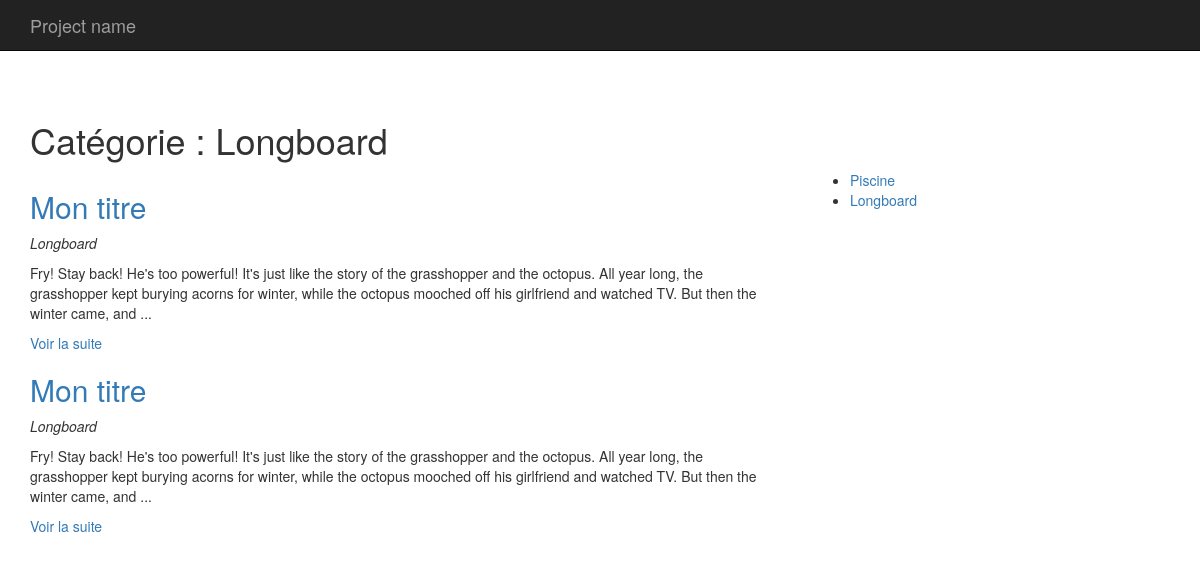
Page /index.php?p=posts.category&id=2 on the committed database.
### tables this page shows
CREATE TABLE `categories` (
  `id` int(11) NOT NULL AUTO_INCREMENT,
  `titre` varchar(225) DEFAULT NULL,
  PRIMARY KEY (`id`)
);

CREATE TABLE `articles` (
  `id` int(11) NOT NULL AUTO_INCREMENT,
  `titre` varchar(255) DEFAULT NULL,
  `contenu` longtext,
  `date` datetime DEFAULT NULL,
  `category_id` int(11) DEFAULT NULL,
  PRIMARY KEY (`id`),
  KEY `category_id` (`category_id`)
);

### app/app.php (called while the page is built, shortened)
<?php
class App{
    private $db_instance;
    private static $_instance;
    public static function getInstance(){
        if(is_null(self::$_instance)){
            self::$_instance = new App();
        }
        return self::$_instance;
    }
    public static function load(){
        require ROOT . '/app/Autoloader.php';
        require ROOT . '/core/Autoloader.php';
    }
    public function getTable($name){
        return new $class_name($this->getDb());
    }
    public function getDb(){
        $config = Config::getInstance(ROOT . '/config/Config.php');
        if(is_null($this->db_instance)){
            $this->db_instance = new MysqlDatabase($config->get('db_name'), $config->get('db_user'), $config->get('db_pass'), $config->get('db_host'));
        }
        return $this->db_instance;
    }
}
?>

### app/Autoloader.php (called while the page is built, shortened)
<?php
    class Autoloader{
        static function autoload($class){
            if(strpos($class,__NAMESPACE__. '\\') === 0){
            $class = str_replace(__NAMESPACE__.'\\', '', $class);
            $class = str_replace('\\', '/', $class );
            }
        }
    }
?>

### core/Autoloader.php (called while the page is built, shortened)
<?php
    class Autoloader{
        static function autoload($class){
            if(strpos($class,__NAMESPACE__ . '\\') === 0){
            $class = str_replace(__NAMESPACE__ . '\\', '', $class);
            $class = str_replace('\\', '/', $class );
            }
        }
    }
?>

### config/Config.php (called while the page is built)
<?php
return array (
    "db_name" => "blog",
    "db_user" => "root",
    "db_pass" => "",
    "db_host" => "localhost:3306",
);
?>

### core/Config.php (called while the page is built, shortened)
<?php
class Config{
    private $settings = [];
    private static $_instance;
    private function __construct($file){
        $this->settings = require ($file);
    }
    public static function getInstance($file){
        if(is_null(self::$_instance)){
            self::$_instance = new Config($file);
        }
        return self::$_instance;
    }
    public function get($key){
        return $this->settings[$key];
    }
}
?>

### core/Table/Table.php (called while the page is built, shortened)
<?php
    class Table{
        protected $table;
        protected $db;
        public function __construct(Database $db)
        {
            $this->db = $db;
        }
       public function all(){
            return $this->query('SELECT * FROM blog.' . $this->table);
        }
        public function find($id){
            return $this->query("SELECT * FROM blog.{$this->table} WHERE id= ?", [$id], true);
        }
        public function query($statement, $attributes = null, $one = false){
            if($attributes){
                return $this->db->prepare(
                    $statement,
                    $attributes,
                    str_replace('Table', 'Entity', get_class($this)),
                    $one
                );
            }else{
                    return $this->db->query(
                        $statement,
                        str_replace('Table', 'Entity', get_class($this)),
                        $one
                    );
            }
        }
    }
?>

### core/Database/MysqlDatabase.php (called while the page is built, shortened)
<?php
class MysqlDatabase extends Database{
    private $pdo;
    private function getPDO(){
        if($this->pdo === null){
        $pdo = new PDO ('mysql:host=blog;host=localhost:3306', 'root', '');
        $pdo->setAttribute(PDO::ATTR_ERRMODE, PDO::ERRMODE_EXCEPTION);
        $this->pdo = $pdo;
        }
        return $this->pdo;
    }
    public function query($statement, $class_name = null, $one = false){
        $req = $this->getPDO()->query($statement);
        if($class_name === null){
            $req->setFetchMode(PDO::FETCH_OBJ);
        }else{
            $req->setFetchMode(PDO::FETCH_CLASS, $class_name);
        }
        if($one){
            $datas = $req->fetch();
        }else{
            $datas = $req->fetchAll();
        }
        return $datas;
    }
    public function prepare($statement, $attributes, $class_name = null, $one = false){
        $req = $this->getPDO()->prepare($statement);
        $res = $req->execute($attributes);
        if($class_name === null){
            $req->setFetchMode(PDO::FETCH_OBJ);
        }else{
            $req->setFetchMode(PDO::FETCH_CLASS, $class_name);
        }
        if($one){
            $datas = $req->fetch();
        }else{
            $datas = $req->fetchAll();
        }
        return $datas;
    }
}
?>

### app/Table/PostTable.php (called while the page is built, shortened)
<?php
    class PostTable extends Table{
        public function lastByCategory($category_id){
            return $this->query(
                "SELECT articles.id, articles.titre, articles.contenu, articles.date, categories.titre as categorie
                FROM blog.articles
                LEFT JOIN blog.categories ON category_id = categories.id
                WHERE articles.category_id = ?
                ORDER BY articles.date DESC", [$category_id]);
        }
    }
?>

### core/Entity/Entity.php (called while the page is built, shortened)
<?php
class Entity{
    public function __get($key){
        $method = 'get' . ucfirst($key);
        $this->$key = $this->$method();
        return $this->$key;
    }
}
?>

### app/Entity/CategoryEntity.php (called while the page is built, shortened)
<?php
    class CategoryEntity extends Entity{
            public function getUrl(){
                return 'index.php?p=posts.category&id=' . $this->id;
            }
    }
?>

### pages/posts/category.php (the view, shortened to what this page needs)
<?php
    $app = App::getInstance();
    $categorie = $app->getTable('Category')->find($_GET['id']);
    $articles = $app->getTable('Post')->lastByCategory($_GET['id']);
    $categories = $app->getTable('Category')->all();
?>
<h1>Catégorie : <?= $categorie->titre ?></h1>
<div class="row">
    <div class="col-sm-8">
    <?php foreach($articles as $post): ?>
            <h2><a href="<?= $post->url ?>"><?= $post->titre; ?></a></h2>
            <p><em><?= $post->categorie; ?></em></p>
            <p><?= $post->extrait; ?></p>
        <?php endforeach; ?>
    </div>
    <div class="col-sm-4">
        <ul>
        <?php foreach($categories as $categorie): ?>
            <li><a href="<?= $categorie->url; ?>"><?= $categorie->titre; ?></a></li>
        <?php endforeach; ?>
        </ul>
    </div>
</div>

### app/Entity/PostEntity.php (shortened to what this page needs)
<?php
    class PostEntity extends Entity{
            public function getUrl(){
                return 'index.php?p=posts.show&id=' . $this->id;
            }
            public function getExtrait(){
                $html ='<p>' . substr($this->contenu, 0, 250) . '...</p>';
                $html .= '<p><a href="' . $this->getURL() . '">Voir la suite</a></p>';
                return $html;
            }
    }
?>

### rows in the picture
categories: titre "Longboard"
articles: titre "Mon titre", category.titre "Longboard", contenu "Fry! Stay back! He's too powerful! It's just like the story of the grasshopper and the octopus. All year long, the grasshopper kept burying acorns for winter, while the octopus mooched off his girlfriend and watched TV. But then the winter came, and"
articles: titre "Mon titre", category.titre "Longboard", contenu "Fry! Stay back! He's too powerful! It's just like the story of the grasshopper and the octopus. All year long, the grasshopper kept burying acorns for winter, while the octopus mooched off his girlfriend and watched TV. But then the winter came, and"
categories: titre "Piscine"
